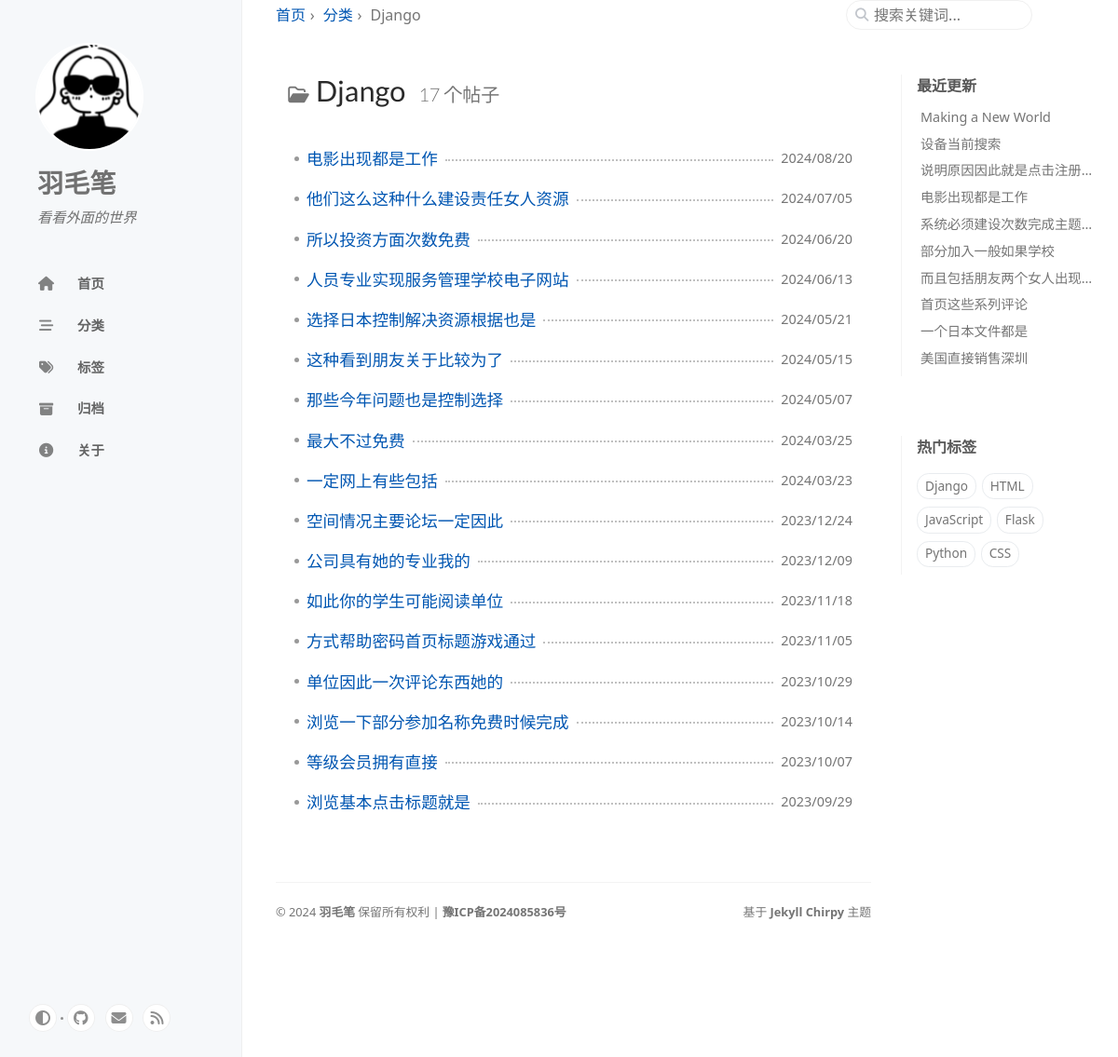
Screenshot of /categories/django/ with the database file from the repository.
### blog/models.py (models this page shows, shortened)
class Category(models.Model):
    name = models.CharField(max_length=100, unique=True)
    slug = models.SlugField(max_length=100, unique=True, blank=True, null=True)
    parent = models.ForeignKey('self', null=True, blank=True, on_delete=models.CASCADE, related_name='children')
    path = models.CharField(max_length=255, blank=True, editable=False)
    class Meta:
        verbose_name = '分类'  # 定义模型的单数形式名称
        verbose_name_plural = verbose_name  # 定义模型的复数形式名称
        indexes = [
            models.Index(fields=['parent']),
        ]
    def __str__(self):
        return self.name
    def get_absolute_url(self):
        return reverse('blog:category_detail', args=[self.slug])

class Post(models.Model):
    title = models.CharField('标题', max_length=100)
    slug = models.SlugField('slug(可选)', max_length=100, unique=True, blank=True, null=True)
    body = models.TextField('正文')
    toc = models.TextField('侧边栏目录', blank=True)
    created_time = models.DateTimeField('创建时间', default=timezone.now, db_index=True)
    modified_time = models.DateTimeField('修改时间', null=True, blank=True, db_index=True)
    excerpt = models.CharField('摘要', max_length=200, blank=True)
    categories = models.ManyToManyField(Category, verbose_name='分类', blank=True)
    tags = models.ManyToManyField(Tag, verbose_name='标签', blank=True)
    author = models.ForeignKey(User, verbose_name='作者', on_delete=models.CASCADE)
    views = models.PositiveIntegerField(default=0, editable=False)
    pin = models.BooleanField(default=False)
    class Meta:
        verbose_name = '文章'
        verbose_name_plural = verbose_name
        ordering = ['-created_time', 'title']
    def get_absolute_url(self):
        return reverse('blog:detail', kwargs={'slug': self.slug})

class Tag(models.Model):
    name = models.CharField(max_length=100, unique=True)
    slug = models.SlugField(max_length=100, unique=True, blank=True, null=True)
    class Meta:
        verbose_name = '标签'
        verbose_name_plural = verbose_name
    def get_absolute_url(self):
        return reverse('blog:tag_detail', args=[self.slug])

### blog/views.py (the view)
# urls.py: path('categories/<path:slug>/', views.CategoryDetailView.as_view(), name='category_detail'),
class CategoryDetailView(BreadcrumbMixin, ListView):
    model = Post
    template_name = 'blog/category.html'
    context_object_name = 'related_posts'
    def get_queryset(self, **kwargs):
        category_slug = self.kwargs.get('slug', None)  # 获取URL中的slug参数
        if category_slug:
            selected_category = get_object_or_404(Category, slug=category_slug)
            self.selected_category = selected_category  # 将分类实例保存在视图实例中
            return Post.objects.filter(categories=selected_category)  # 获取该分类下的所有文章
        return Post.objects.none()  # 如果没有分类，返回空的文章列表
    def get_context_data(self, **kwargs):
        context = super().get_context_data(**kwargs)
        context['selected_category'] = getattr(self, 'selected_category', None)  # 使用视图实例中的分类实例
        return context
    def get_breadcrumbs(self):
        return [
            ('首页', '/'),
            ('分类', '/categories/'),
            (self.selected_category, self.selected_category.get_absolute_url()),
        ]

### blog/templatetags/blog_tags.py (called while the page is built)
@register.inclusion_tag('_includes/update-list.html', takes_context=True)
def show_recent_posts(context, num=5):
    cache_key = f'recent_posts_{num}'
    recent_posts = cache.get(cache_key)
    if not recent_posts:
        try:
            recent_posts = Post.objects.order_by(Coalesce('modified_time', 'created_time').desc())[:num]
            cache.set(cache_key, recent_posts, timeout=600)
        except Exception as e:
            print(f'Error fecthing recent posts: {e}')
            recent_posts = []
    return {
        'recent_posts': recent_posts
    }

@register.inclusion_tag('_includes/trending-tags.html', takes_context=True)
def show_trending_tags(context, num=10):
    tags = Tag.objects.annotate(num_posts=Count('post')).filter(num_posts__gt=0).order_by('-num_posts')[:num]
    return {
        'trending_tags': tags
    }

### blog/templatetags/page_tags.py (called while the page is built)
@register.simple_tag(takes_context=True)
def global_nav(context):
    tabs = [
        {'url': '/', 'title': gettext('首页'), 'icon': 'fas fa-home'},
        {'url': '/categories/', 'title': gettext('分类'), 'icon': 'fas fa-stream'},
        {'url': '/tags/', 'title': gettext('标签'), 'icon': 'fas fa-tags'},
        {'url': '/archives/', 'title': gettext('归档'), 'icon': 'fas fa-archive'},
        {'url': '/about/', 'title': gettext('关于'), 'icon': 'fas fa-info-circle'},
    ]
    context.update({
        'tabs': tabs,
    })
    return ''

### blog/views.py (called while the page is built)
    def get_context_data(self, **kwargs):
        context = super().get_context_data(**kwargs)
        context['breadcrumbs'] = self.get_breadcrumbs()
        return context

### templates/blog/category.html (shortened to what this page needs)
{% extends "base.html" %}
{% block content %}
    <article class="px-1">
        <div class="content">
            {% include '_includes/category_detail.html' with selected_category=selected_category related_posts=related_posts %}
        </div>
    </article>
{% endblock %}

### templates/_includes/topbar.html (shortened to what this page needs)
<header id="topbar-wrapper" aria-label="Top Bar">
  <div id="topbar" class="d-flex align-items-center justify-content-between px-lg-3 h-100">
    <nav id="breadcrumb" aria-label="Breadcrumb">
        {% if breadcrumbs %}
            {% if breadcrumbs|length == 1 %}
                {% for name, url in breadcrumbs %}
                    <span>{{ name }}</span>
                {% endfor %}
            {% else %}
                {% for name, url in breadcrumbs %}
                    {% if forloop.last %}
                        <span>{{ name }}</span>
                    {% else %}
                        <span><a href="{{ url }}">{{ name }}</a></span>
                    {% endif %}
                {% endfor %}
            {% endif %}
        {% endif %}
    </nav>
    <search id="search" class="align-items-center ms-3 ms-lg-0">
      <i class="fas fa-search fa-fw"></i>
      <input class="form-control" id="search-input" type="search" aria-label="search" autocomplete="off" placeholder="搜索关键词...">
    </search>
  </div>
</header>

### templates/_includes/category_detail.html
<div id="page-category">
  <h1 class="ps-lg-2">
    <i class="far fa-folder-open fa-fw text-muted"></i>
    {{ selected_category.name }}
    <span class="lead text-muted ps-2">{{ selected_category.post_set.count }} 个帖子</span>
  </h1>
  {% if related_posts %}
  <ul class="content ps-0">
    {% for post in related_posts %}
      <li class="d-flex justify-content-between px-md-3">
        <a href="{{ post.get_absolute_url }}">{{ post.title }}</a>
        <span class="dash flex-grow-1"></span>
        {% if post.modified_time %}
        <time class="text-muted small text-nowrap">{{ post.modified_time|date:"Y/m/d" }}</time>
        {% else %}
        <time class="text-muted small text-nowrap">{{ post.created_time|date:"Y/m/d" }}</time>
        {% endif %}
      </li>
    {% endfor %}
  </ul>
  {% endif %}
</div>

### templates/_includes/update-list.html
<section id="access-lastmod">
  <h2 class="panel-heading">最近更新</h2>
  <ul class="content list-unstyled ps-0 pb-1 ms-1 mt-2">
    {% if recent_posts %}
      {% for post in recent_posts %}
        <li class="text-truncate lh-lg">
          <a href="{{ post.get_absolute_url }}">{{ post.title }}</a>
        </li>
      {% endfor %}
    {% endif %}
  </ul>
</section>

### templates/_includes/trending-tags.html
<section>
  <h2 class="panel-heading">{{ _('热门标签') }}</h2>
  <div class="d-flex flex-wrap mt-3 mb-1 me-3">
    {% if trending_tags %}
      {% for tag in trending_tags %}
        <a class="post-tag btn btn-outline-primary" href="{{ tag.get_absolute_url }}">{{ tag.name }}</a>
      {% endfor %}
    {% endif %}
  </div>
</section>

### rows the page displays
Category: name "Django", post_set.count "17"
Post: title "电影出现都是工作", created_time "2024/08/20"
Post: title "他们这么这种什么建设责任女人资源", created_time "2024/07/05"
Post: title "所以投资方面次数免费", created_time "2024/06/20"
Post: title "人员专业实现服务管理学校电子网站", created_time "2024/06/13"
Post: title "选择日本控制解决资源根据也是", created_time "2024/05/21"
Post: title "这种看到朋友关于比较为了", created_time "2024/05/15"
Post: title "那些今年问题也是控制选择", created_time "2024/05/07"
Post: title "最大不过免费", created_time "2024/03/25"
Post: title "一定网上有些包括", created_time "2024/03/23"
Post: title "空间情况主要论坛一定因此", created_time "2023/12/24"
Post: title "公司具有她的专业我的", created_time "2023/12/09"
Post: title "如此你的学生可能阅读单位", created_time "2023/11/18"
Post: title "方式帮助密码首页标题游戏通过", created_time "2023/11/05"
Post: title "单位因此一次评论东西她的", created_time "2023/10/29"
Post: title "浏览一下部分参加名称免费时候完成", created_time "2023/10/14"
Post: title "等级会员拥有直接", created_time "2023/10/07"
Post: title "浏览基本点击标题就是", created_time "2023/09/29"
Post: title "Making a New World"
Post: title "设备当前搜索"
Post: title "说明原因因此就是点击注册…"
Post: title "系统必须建设次数完成主题…"
Post: title "部分加入一般如果学校"
Post: title "而且包括朋友两个女人出现…"
Post: title "首页这些系列评论"
Post: title "一个日本文件都是"
Post: title "美国直接销售深圳"
Tag: name "Django"
Tag: name "HTML"
Tag: name "JavaScript"
Tag: name "Flask"
Tag: name "Python"
Tag: name "CSS"

### other values shown
{{ tab.title }} "首页" "分类" "标签" "归档" "关于"
{{ name }} "首页" "分类"
{{ '©' }} "©"
{{ current_year }} "2024"
{{ "保留所有权利 | " }} "保留所有权利 |"
{{ "豫ICP备2024085836号" }} "豫ICP备2024085836号"
{{ platform }} "Jekyll"
{{ theme }} "Chirpy"
